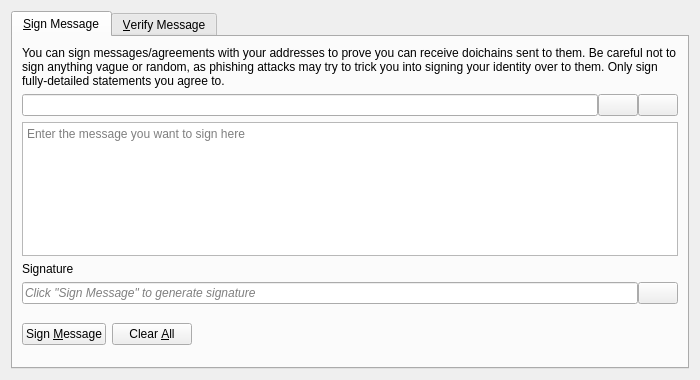
<?xml version="1.0" encoding="UTF-8"?>
<ui version="4.0">
 <class>SignVerifyMessageDialog</class>
 <widget class="QDialog" name="SignVerifyMessageDialog">
  <property name="geometry">
   <rect>
    <x>0</x>
    <y>0</y>
    <width>700</width>
    <height>380</height>
   </rect>
  </property>
  <property name="windowTitle">
   <string>Signatures - Sign / Verify a Message</string>
  </property>
  <property name="modal">
   <bool>true</bool>
  </property>
  <layout class="QVBoxLayout" name="verticalLayout">
   <item>
    <widget class="QTabWidget" name="tabWidget">
     <property name="currentIndex">
      <number>0</number>
     </property>
     <widget class="QWidget" name="tabSignMessage">
      <attribute name="title">
       <string>&amp;Sign Message</string>
      </attribute>
      <layout class="QVBoxLayout" name="verticalLayout_SM">
       <item>
        <widget class="QLabel" name="infoLabel_SM">
         <property name="text">
          <string>You can sign messages/agreements with your addresses to prove you can receive doichains sent to them. Be careful not to sign anything vague or random, as phishing attacks may try to trick you into signing your identity over to them. Only sign fully-detailed statements you agree to.</string>
         </property>
         <property name="textFormat">
          <enum>Qt::PlainText</enum>
         </property>
         <property name="wordWrap">
          <bool>true</bool>
         </property>
        </widget>
       </item>
       <item>
        <layout class="QHBoxLayout" name="horizontalLayout_1_SM">
         <property name="spacing">
          <number>0</number>
         </property>
         <item>
          <widget class="QValidatedLineEdit" name="addressIn_SM">
           <property name="toolTip">
            <string>The Doichain address to sign the message with</string>
           </property>
          </widget>
         </item>
         <item>
          <widget class="QPushButton" name="addressBookButton_SM">
           <property name="toolTip">
            <string>Choose previously used address</string>
           </property>
           <property name="text">
            <string/>
           </property>
           <property name="icon">
            <iconset resource="../bitcoin.qrc">
             <normaloff>:/icons/address-book</normaloff>:/icons/address-book</iconset>
           </property>
           <property name="shortcut">
            <string>Alt+A</string>
           </property>
           <property name="autoDefault">
            <bool>false</bool>
           </property>
          </widget>
         </item>
         <item>
          <widget class="QPushButton" name="pasteButton_SM">
           <property name="toolTip">
            <string>Paste address from clipboard</string>
           </property>
           <property name="text">
            <string/>
           </property>
           <property name="icon">
            <iconset resource="../bitcoin.qrc">
             <normaloff>:/icons/editpaste</normaloff>:/icons/editpaste</iconset>
           </property>
           <property name="shortcut">
            <string>Alt+P</string>
           </property>
           <property name="autoDefault">
            <bool>false</bool>
           </property>
          </widget>
         </item>
        </layout>
       </item>
       <item>
        <widget class="QPlainTextEdit" name="messageIn_SM">
         <property name="toolTip">
          <string>Enter the message you want to sign here</string>
         </property>
         <property name="placeholderText">
          <string>Enter the message you want to sign here</string>
         </property>
        </widget>
       </item>
       <item>
        <widget class="QLabel" name="signatureLabel_SM">
         <property name="text">
          <string>Signature</string>
         </property>
         <property name="textFormat">
          <enum>Qt::PlainText</enum>
         </property>
        </widget>
       </item>
       <item>
        <layout class="QHBoxLayout" name="horizontalLayout_2_SM">
         <property name="spacing">
          <number>0</number>
         </property>
         <item>
          <widget class="QLineEdit" name="signatureOut_SM">
           <property name="placeholderText">
            <string>Click "Sign Message" to generate signature</string>
           </property>
           <property name="font">
            <font>
             <italic>true</italic>
            </font>
           </property>
           <property name="readOnly">
            <bool>true</bool>
           </property>
          </widget>
         </item>
         <item>
          <widget class="QPushButton" name="copySignatureButton_SM">
           <property name="toolTip">
            <string>Copy the current signature to the system clipboard</string>
           </property>
           <property name="text">
            <string/>
           </property>
           <property name="icon">
            <iconset resource="../bitcoin.qrc">
             <normaloff>:/icons/editcopy</normaloff>:/icons/editcopy</iconset>
           </property>
           <property name="autoDefault">
            <bool>false</bool>
           </property>
          </widget>
         </item>
        </layout>
       </item>
       <item>
        <layout class="QHBoxLayout" name="horizontalLayout_3_SM">
         <item>
          <widget class="QPushButton" name="signMessageButton_SM">
           <property name="toolTip">
            <string>Sign the message to prove you own this Doichain address</string>
           </property>
           <property name="text">
            <string>Sign &amp;Message</string>
           </property>
           <property name="icon">
            <iconset resource="../bitcoin.qrc">
             <normaloff>:/icons/edit</normaloff>:/icons/edit</iconset>
           </property>
           <property name="autoDefault">
            <bool>false</bool>
           </property>
          </widget>
         </item>
         <item>
          <widget class="QPushButton" name="clearButton_SM">
           <property name="toolTip">
            <string>Reset all sign message fields</string>
           </property>
           <property name="text">
            <string>Clear &amp;All</string>
           </property>
           <property name="icon">
            <iconset resource="../bitcoin.qrc">
             <normaloff>:/icons/remove</normaloff>:/icons/remove</iconset>
           </property>
           <property name="autoDefault">
            <bool>false</bool>
           </property>
          </widget>
         </item>
         <item>
          <spacer name="horizontalSpacer_1_SM">
           <property name="orientation">
            <enum>Qt::Horizontal</enum>
           </property>
           <property name="sizeHint" stdset="0">
            <size>
             <width>40</width>
             <height>48</height>
            </size>
           </property>
          </spacer>
         </item>
         <item>
          <widget class="QLabel" name="statusLabel_SM">
           <property name="font">
            <font>
             <weight>75</weight>
             <bold>true</bold>
            </font>
           </property>
           <property name="text">
            <string/>
           </property>
           <property name="wordWrap">
            <bool>true</bool>
           </property>
          </widget>
         </item>
         <item>
          <spacer name="horizontalSpacer_2_SM">
           <property name="orientation">
            <enum>Qt::Horizontal</enum>
           </property>
           <property name="sizeHint" stdset="0">
            <size>
             <width>40</width>
             <height>48</height>
            </size>
           </property>
          </spacer>
         </item>
        </layout>
       </item>
      </layout>
     </widget>
     <widget class="QWidget" name="tabVerifyMessage">
      <attribute name="title">
       <string>&amp;Verify Message</string>
      </attribute>
      <layout class="QVBoxLayout" name="verticalLayout_VM">
       <item>
        <widget class="QLabel" name="infoLabel_VM">
         <property name="text">
          <string>Enter the receiver's address, message (ensure you copy line breaks, spaces, tabs, etc. exactly) and signature below to verify the message. Be careful not to read more into the signature than what is in the signed message itself, to avoid being tricked by a man-in-the-middle attack. Note that this only proves the signing party receives with the address, it cannot prove sendership of any transaction!</string>
         </property>
         <property name="textFormat">
          <enum>Qt::PlainText</enum>
         </property>
         <property name="alignment">
          <set>Qt::AlignLeading|Qt::AlignLeft|Qt::AlignTop</set>
         </property>
         <property name="wordWrap">
          <bool>true</bool>
         </property>
        </widget>
       </item>
       <item>
        <layout class="QHBoxLayout" name="horizontalLayout_1_VM">
         <property name="spacing">
          <number>0</number>
         </property>
         <item>
          <widget class="QValidatedLineEdit" name="addressIn_VM">
           <property name="toolTip">
            <string>The Doichain address the message was signed with</string>
           </property>
          </widget>
         </item>
         <item>
          <widget class="QPushButton" name="addressBookButton_VM">
           <property name="toolTip">
            <string>Choose previously used address</string>
           </property>
           <property name="text">
            <string/>
           </property>
           <property name="icon">
            <iconset resource="../bitcoin.qrc">
             <normaloff>:/icons/address-book</normaloff>:/icons/address-book</iconset>
           </property>
           <property name="shortcut">
            <string>Alt+A</string>
           </property>
           <property name="autoDefault">
            <bool>false</bool>
           </property>
          </widget>
         </item>
        </layout>
       </item>
       <item>
        <widget class="QPlainTextEdit" name="messageIn_VM">
          <property name="toolTip">
            <string>The signed message to verify</string>
          </property>
          <property name="placeholderText">
            <string>The signed message to verify</string>
          </property>
        </widget>
       </item>
       <item>
        <widget class="QValidatedLineEdit" name="signatureIn_VM">
          <property name="toolTip">
            <string>The signature given when the message was signed</string>
          </property>
          <property name="placeholderText">
            <string>The signature given when the message was signed</string>
          </property>
        </widget>
       </item>
       <item>
        <layout class="QHBoxLayout" name="horizontalLayout_2_VM">
         <item>
          <widget class="QPushButton" name="verifyMessageButton_VM">
           <property name="toolTip">
            <string>Verify the message to ensure it was signed with the specified Doichain address</string>
           </property>
           <property name="text">
            <string>Verify &amp;Message</string>
           </property>
           <property name="icon">
            <iconset resource="../bitcoin.qrc">
             <normaloff>:/icons/transaction_0</normaloff>:/icons/transaction_0</iconset>
           </property>
           <property name="autoDefault">
            <bool>false</bool>
           </property>
          </widget>
         </item>
         <item>
          <widget class="QPushButton" name="clearButton_VM">
           <property name="toolTip">
            <string>Reset all verify message fields</string>
           </property>
           <property name="text">
            <string>Clear &amp;All</string>
           </property>
           <property name="icon">
            <iconset resource="../bitcoin.qrc">
             <normaloff>:/icons/remove</normaloff>:/icons/remove</iconset>
           </property>
           <property name="autoDefault">
            <bool>false</bool>
           </property>
          </widget>
         </item>
         <item>
          <spacer name="horizontalSpacer_1_VM">
           <property name="orientation">
            <enum>Qt::Horizontal</enum>
           </property>
           <property name="sizeHint" stdset="0">
            <size>
             <width>40</width>
             <height>48</height>
            </size>
           </property>
          </spacer>
         </item>
         <item>
          <widget class="QLabel" name="statusLabel_VM">
           <property name="font">
            <font>
             <weight>75</weight>
             <bold>true</bold>
            </font>
           </property>
           <property name="text">
            <string/>
           </property>
           <property name="wordWrap">
            <bool>true</bool>
           </property>
          </widget>
         </item>
         <item>
          <spacer name="horizontalSpacer_2_VM">
           <property name="orientation">
            <enum>Qt::Horizontal</enum>
           </property>
           <property name="sizeHint" stdset="0">
            <size>
             <width>40</width>
             <height>48</height>
            </size>
           </property>
          </spacer>
         </item>
        </layout>
       </item>
      </layout>
     </widget>
    </widget>
   </item>
  </layout>
 </widget>
 <customwidgets>
  <customwidget>
   <class>QValidatedLineEdit</class>
   <extends>QLineEdit</extends>
   <header>qt/qvalidatedlineedit.h</header>
  </customwidget>
 </customwidgets>
 <resources>
  <include location="../bitcoin.qrc"/>
 </resources>
 <connections/>
</ui>
